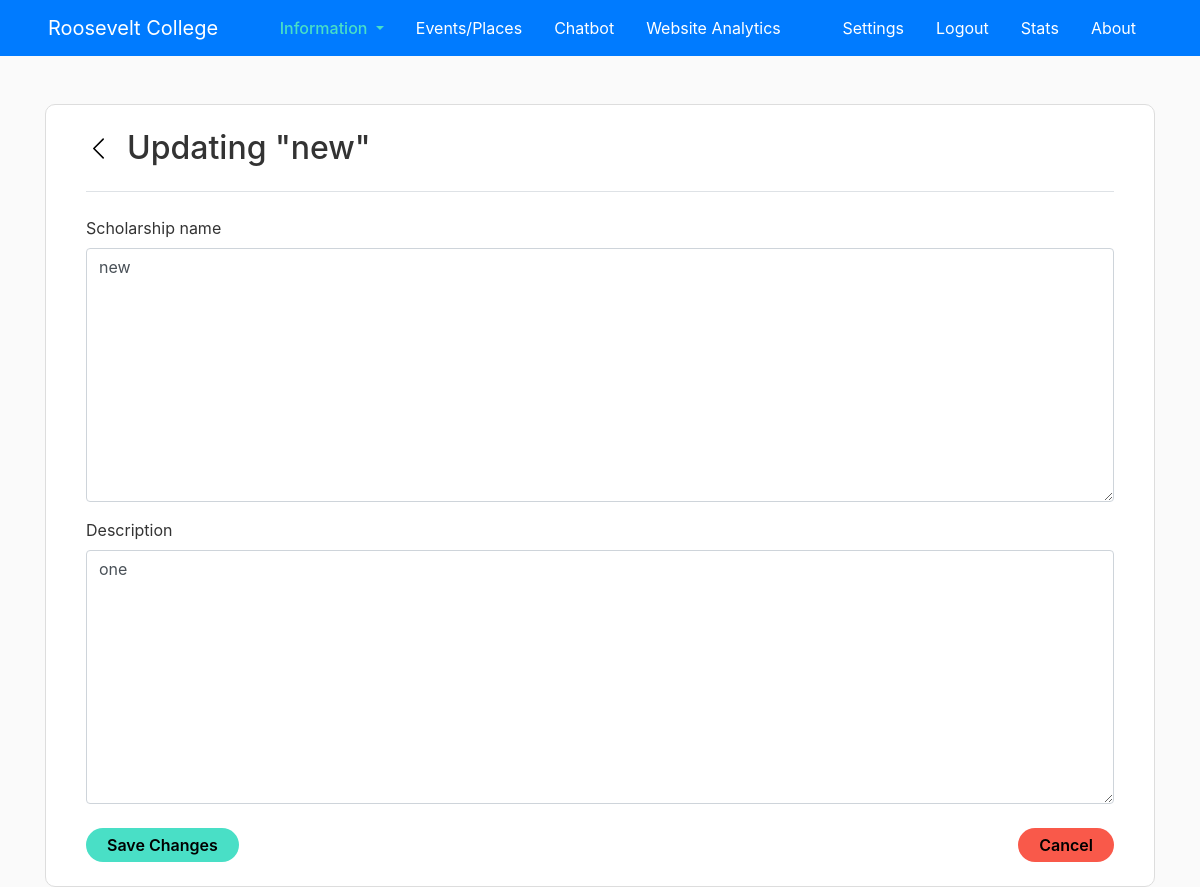
Page /scholarships/update/1/ (signed in) on the earlier database version.
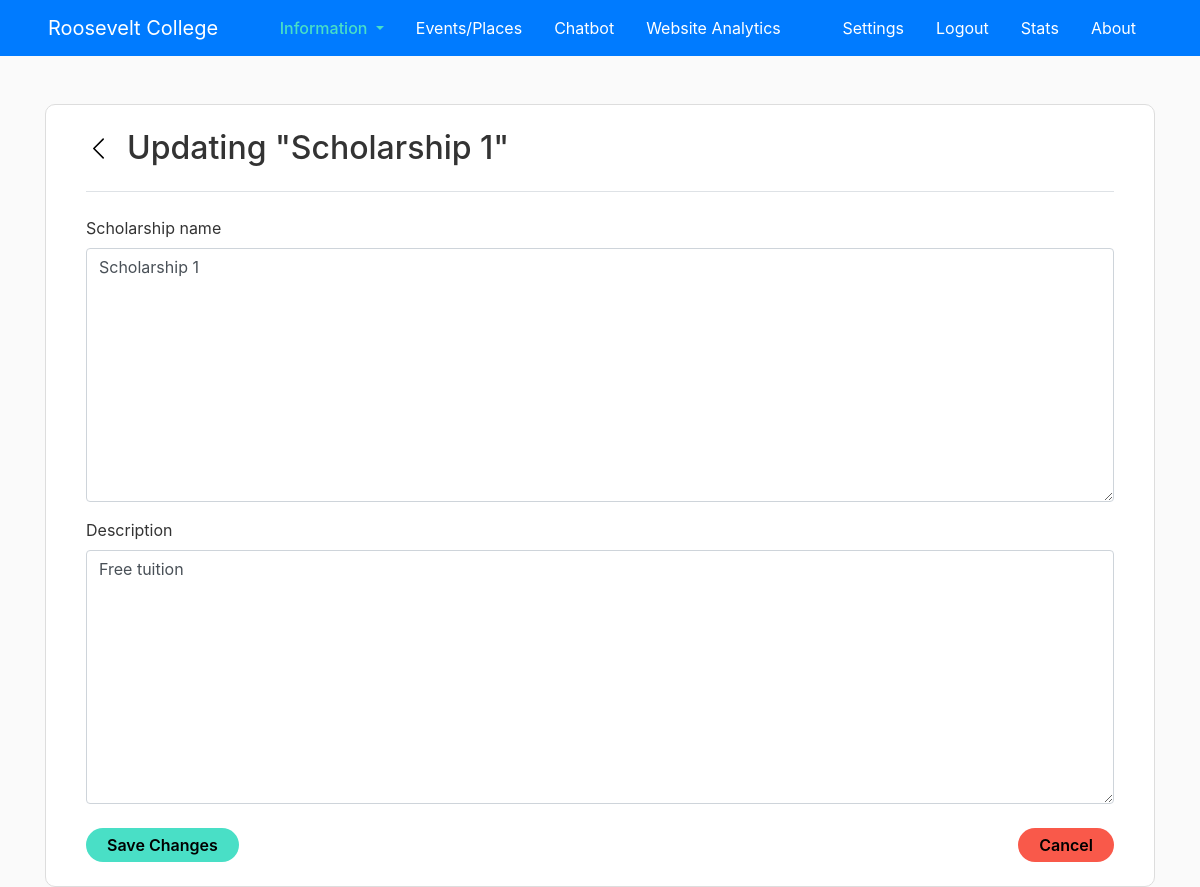
Same page on the later database version.
### information/models.py (models this page shows, shortened)
class Scholarships(models.Model):
    schoolid = models.TextField()
    scholarship_name = models.TextField(default='')
    description = models.TextField(default='')
    last_updated = models.DateTimeField(default=timezone.now)

### information/views.py (the view)
# urls.py: path('scholarships/update/<pk>/', login_required(information_views.ScholarshipsUpdateView.as_view()), name='scholarship-update'),
class ScholarshipsUpdateView(UpdateView):
	model = Scholarships
	fields = ['scholarship_name', 'description']
	def get_context_data(self, **kwargs):
		context = super().get_context_data(**kwargs)
		context['title'] = 'Scholarships'
		context['toggles'] = Toggles.objects.get(school_name="Roosevelt College Marikina")
		return context

### information/templates/information/scholarships_form.html (shortened to what this page needs)
{% extends "main/base.html" %}
{% load crispy_forms_tags %}
{% block content %}
<div class="container">
	<div class="infoform">
        <form method="POST">
            <div class="d-flex border-bottom pb-4">
                <a href="{% url 'scholarships' %}" class="mr-3 align-self-center" style="color: black;"><svg xmlns="http://www.w3.org/2000/svg" width="25" height="25" fill="currentColor" class="bi bi-chevron-left" viewBox="0 0 16 16">
                  <path fill-rule="evenodd" d="M11.354 1.646a.5.5 0 0 1 0 .708L5.707 8l5.647 5.646a.5.5 0 0 1-.708.708l-6-6a.5.5 0 0 1 0-.708l6-6a.5.5 0 0 1 .708 0z"/>
                </svg></a>
                {% if object.scholarship_name != None %}
                    <h2>Updating "{{ object.scholarship_name }}"</h2>
                {% else %}
                    <h2>New Scholarship</h2>
                {% endif %}
            </div>
			<div class="pt-4">{{ form | crispy }} </div>
            <div class="mt-4 d-flex">
                <input type="submit" value="Save Changes" class="btn add-btn mr-auto">
                <a class="btn neg-btn" href="{% url 'scholarships' %}">Cancel</a>
            </div>
        </form>
    </div>
</div>
{% endblock content %}

Differences in the rows shown:
changed Scholarships: scholarship_name "new" → "Scholarship 1"; description "one" → "Free tuition"
